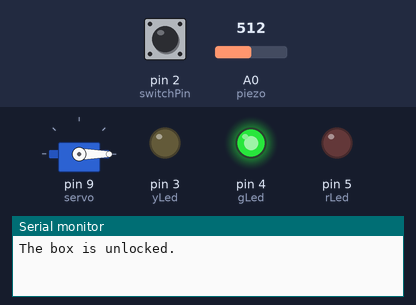
Bench run of a sketch on a simulated Arduino Uno, built with avr-gcc and run on an emulated ATmega328P. On the bench: servo, output pins drawn as LEDs (lit = HIGH), the last lines printed to the serial monitor. The test bench sets the inputs (shaded band); at power-on: pin 2 (switchPin) LOW, A0 (piezo) = 512.

Above: at 1.2 s.
1.3 s: pin 2 (switchPin) pulled HIGH for 0.15 s
At 2.2 s:
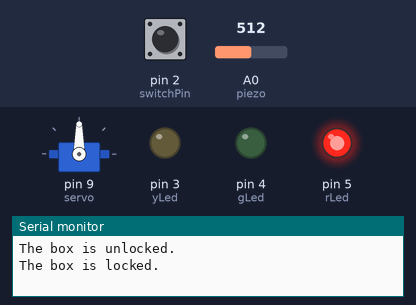
Timing chart, 0 to 4.3 s (numbered marks = the images above; inputs shaded):
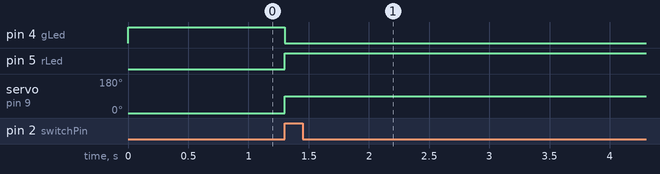

Measured:
- after the input at 1.3 s, pin 4 (gLed): HIGH → LOW at once; pin 5 (rLed): LOW → HIGH at once; servo on pin 9 (servo): 0° → 90° at once

The sketch:

_12_KnockLock.ino
```cpp
#include <Servo.h>

Servo servo;
const int piezo = A0;
const int switchPin = 2;
const int yLed = 3;
const int gLed = 4;
const int rLed = 5;
int knockVal;
int switchVal;
const int quietKnock = 10;
const int loudKnock = 100;
boolean locked = false;
int numberOfKnocks = 0;

void setup() {
  servo.attach(9);
  pinMode(yLed, OUTPUT);
  pinMode(rLed, OUTPUT);
  pinMode(gLed, OUTPUT);
  pinMode(switchPin, INPUT);
  Serial.begin(9600);
  digitalWrite(gLed, HIGH);
  servo.write(0);
  Serial.println("The box is unlocked.");
}

void loop() {
  if (locked == false) {
    switchVal = digitalRead(switchPin);
    if (switchVal == HIGH) {
      locked = true;
      digitalWrite(gLed, LOW);
      digitalWrite(rLed, HIGH);
      servo.write(90);
      Serial.println("The box is locked.");
      delay(1000);
    }
  }
  if (locked == true) {
    knockVal = analogRead(piezo);
    if (numberOfKnocks < 3 && knockVal > 0) {
      if (checkForKnock(knockVal) == true) {
        numberOfKnocks++;
      }
      Serial.print(3 - numberOfKnocks);
      Serial.println(" more knocks to go");
    }
    if (numberOfKnocks >= 3) {
      locked = false;
      servo.write(0);
      delay(20);
      digitalWrite(gLed, HIGH);
      digitalWrite(rLed, LOW);
      Serial.println("The box is unlocked.");
      numberOfKnocks = 0;
    }
  }
}

boolean checkForKnock(int value) {
  if (value > quietKnock && value < loudKnock) {
    digitalWrite(yLed, HIGH);
    delay(50);
    digitalWrite(yLed, LOW);
    Serial.print("Valid knock of value ");
    Serial.println(value);
    return true;
  }
  else {
    Serial.print("Bad knock value ");
    Serial.println(value);
    return false;
  }
}
```
